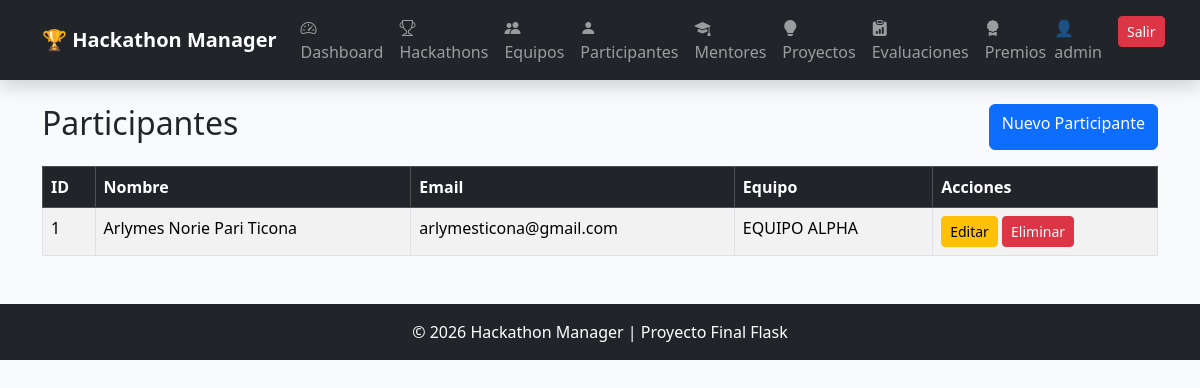
The page /participantes (signed in) on the database as committed earlier.
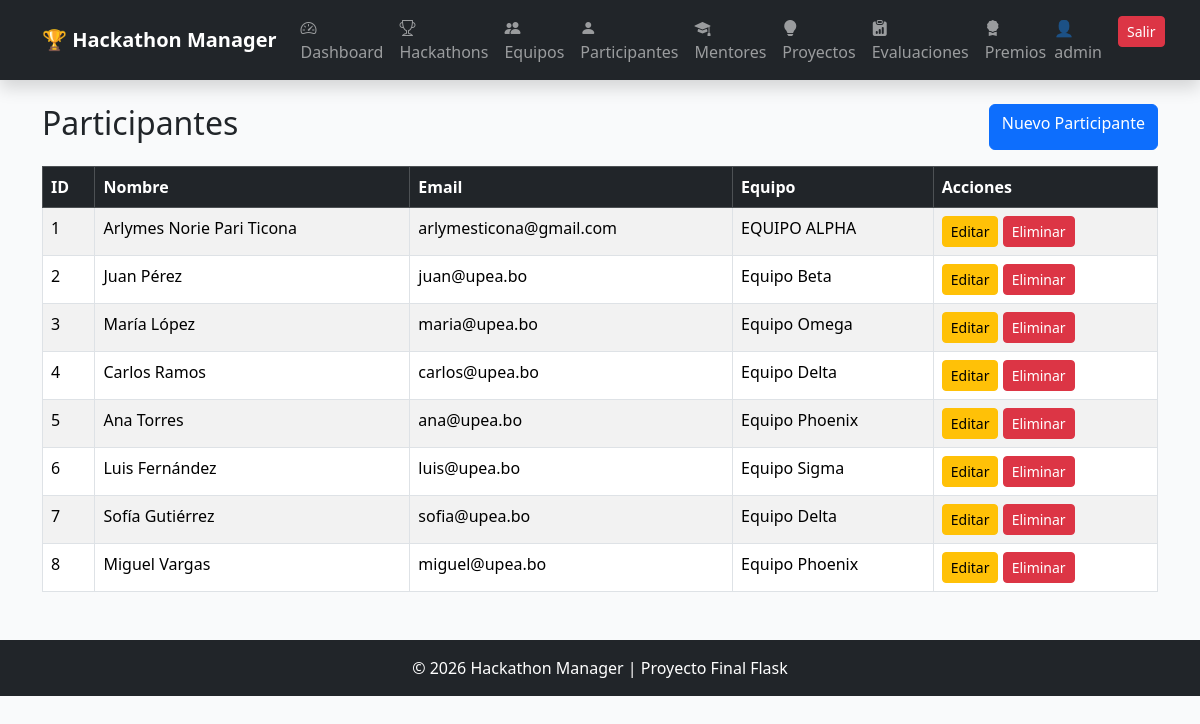
The same page on the database as committed later.
### app/models/participante.py (models this page shows, shortened)
class Participante(db.Model):
    __tablename__ = "participantes"
    id = db.Column(
        db.Integer,
        primary_key=True
    )
    nombre = db.Column(
        db.String(100),
        nullable=False
    )
    email = db.Column(
        db.String(120),
        nullable=False
    )
    telefono = db.Column(
        db.String(30)
    )
    equipo_id = db.Column(
        db.Integer,
        db.ForeignKey("equipos.id"),
        nullable=False
    )

### app/models/equipo.py (models this page shows, shortened)
class Equipo(db.Model):
    __tablename__ = "equipos"
    id = db.Column(
        db.Integer,
        primary_key=True
    )
    nombre = db.Column(
        db.String(100),
        nullable=False
    )
    descripcion = db.Column(
        db.Text,
        nullable=False
    )
    hackathon_id = db.Column(
        db.Integer,
        db.ForeignKey("hackathons.id"),
        nullable=False
    )
    participantes = db.relationship(
    "Participante",
    backref="equipo",
    lazy=True
    )
    proyectos = db.relationship(
    "Proyecto",
    backref="equipo",
    lazy=True
)

### app/participantes/routes.py (the view)
@participante_bp.route("/participantes")
@login_required
def listar_participantes():
    participantes = Participante.query.all()
    return render_template(
        "participantes/listar.html",
        participantes=participantes
    )

### app/templates/participantes/listar.html
{% extends 'base.html' %}
{% block content %}
<div class="d-flex justify-content-between mb-3">
    <h2 class="titulo-participantes">Participantes</h2>
    <a href="/participantes/nuevo" class="btn btn-primary">
        Nuevo Participante
    </a>
</div>
<table class="table table-bordered table-striped">
    <thead class="table-dark">
        <tr>
            <th>ID</th>
            <th>Nombre</th>
            <th>Email</th>
            <th>Equipo</th>
            <th>Acciones</th>
        </tr>
    </thead>
    <tbody>
        {% for participante in participantes %}
        <tr>
            <td>{{ participante.id }}</td>
            <td>{{ participante.nombre }}</td>
            <td>{{ participante.email }}</td>
            <td>{{ participante.equipo.nombre }}</td>
            <td>
                <a href="/participantes/editar/{{ participante.id }}" class="btn btn-warning btn-sm">Editar</a>
                <a href="/participantes/eliminar/{{ participante.id }}" class="btn btn-danger btn-sm">Eliminar</a>
            </td>
        </tr>
        {% endfor %}
    </tbody>
</table>
{% endblock %}

Rows that differ between the two databases and show on the page:
added Participante: id "2", nombre "Juan Pérez", email "juan@upea.bo", equipo.nombre "Equipo Beta"
added Participante: id "3", nombre "María López", email "maria@upea.bo", equipo.nombre "Equipo Omega"
added Participante: id "4", nombre "Carlos Ramos", email "carlos@upea.bo", equipo.nombre "Equipo Delta"
added Participante: id "5", nombre "Ana Torres", email "ana@upea.bo", equipo.nombre "Equipo Phoenix"
added Participante: id "6", nombre "Luis Fernández", email "luis@upea.bo", equipo.nombre "Equipo Sigma"
added Participante: id "7", nombre "Sofía Gutiérrez", email "sofia@upea.bo", equipo.nombre "Equipo Delta"
added Participante: id "8", nombre "Miguel Vargas", email "miguel@upea.bo", equipo.nombre "Equipo Phoenix"
